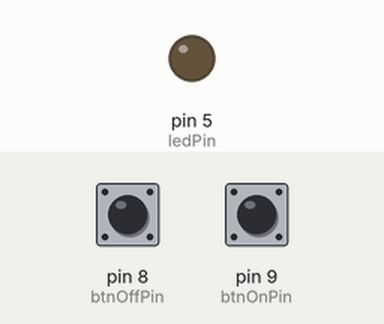
This sketch was run on a simulated Arduino Uno, built with avr-gcc and run on an emulated ATmega328P. Shown: output pins drawn as LEDs (lit = HIGH). The inputs (shaded band) are chosen by the test bench; at power-on: pin 9 (btnOnPin) HIGH, pin 8 (btnOffPin) HIGH.

Above: at 1.2 s.
1.3 s: pin 9 (btnOnPin) pulled LOW for 0.15 s
At 2.2 s:
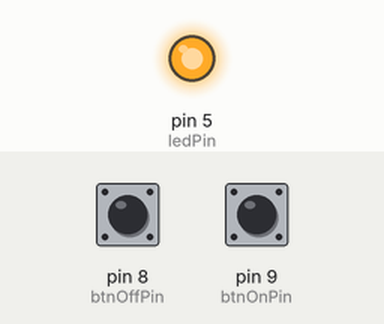
2.9 s: pin 8 (btnOffPin) pulled LOW for 0.15 s
At 3.4 s:
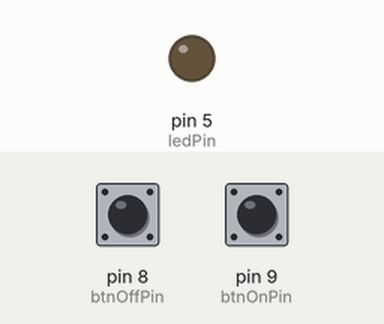
4.5 s: pin 9 (btnOnPin) pulled LOW for 1 s
At 5.8 s:
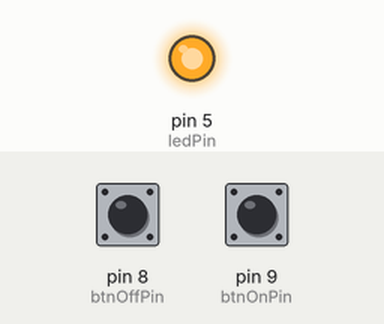
7.0 s: pin 8 (btnOffPin) driven LOW and pin 9 (btnOnPin) driven LOW
At 8.0 s:
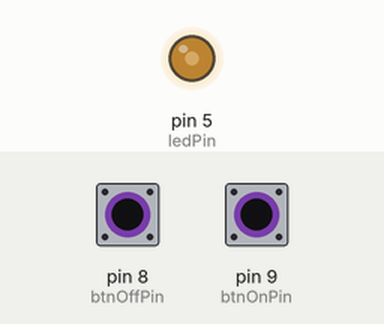
8.5 s: pin 8 (btnOffPin) driven HIGH
At 9.9 s:
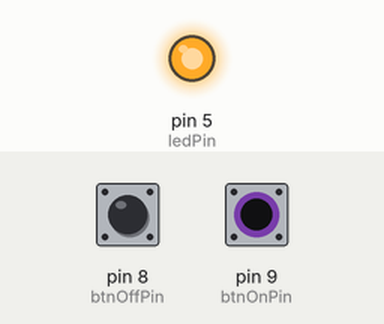
Timing chart, 0 to 11.0 s (numbered marks = the images above; inputs shaded):
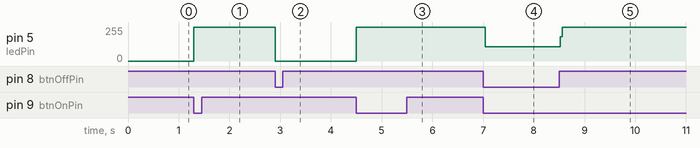

Measured:
- after the input at 1.3 s, pin 5 (ledPin): 0/255 → 255/255 at once
- after the input at 2.9 s, pin 5 (ledPin): 255/255 → 0/255 at once
- after the input at 4.5 s, pin 5 (ledPin): 0/255 → 255/255 at once
- after the input at 7.0 s, pin 5 (ledPin): 255/255 → 108/255 at once
- after the input at 8.5 s, pin 5 (ledPin): 108/255 → 255/255 at once

The sketch:

Lesson_5_Digital_Inputs.ino
```cpp
int ledPin = 5;
int btnOnPin = 9;
int btnOffPin = 8;

void setup() {
  // put your setup code here, to run once
  pinMode(ledPin, OUTPUT);
  pinMode(btnOnPin, INPUT_PULLUP);
  pinMode(btnOffPin, INPUT_PULLUP);
}

void loop() {
  // put your main code here, to run repeatedly:
  if (digitalRead(btnOnPin) == LOW){
    digitalWrite(ledPin, HIGH);
  }

  if (digitalRead(btnOffPin) == LOW){
    digitalWrite(ledPin, LOW);
  }
}
```
